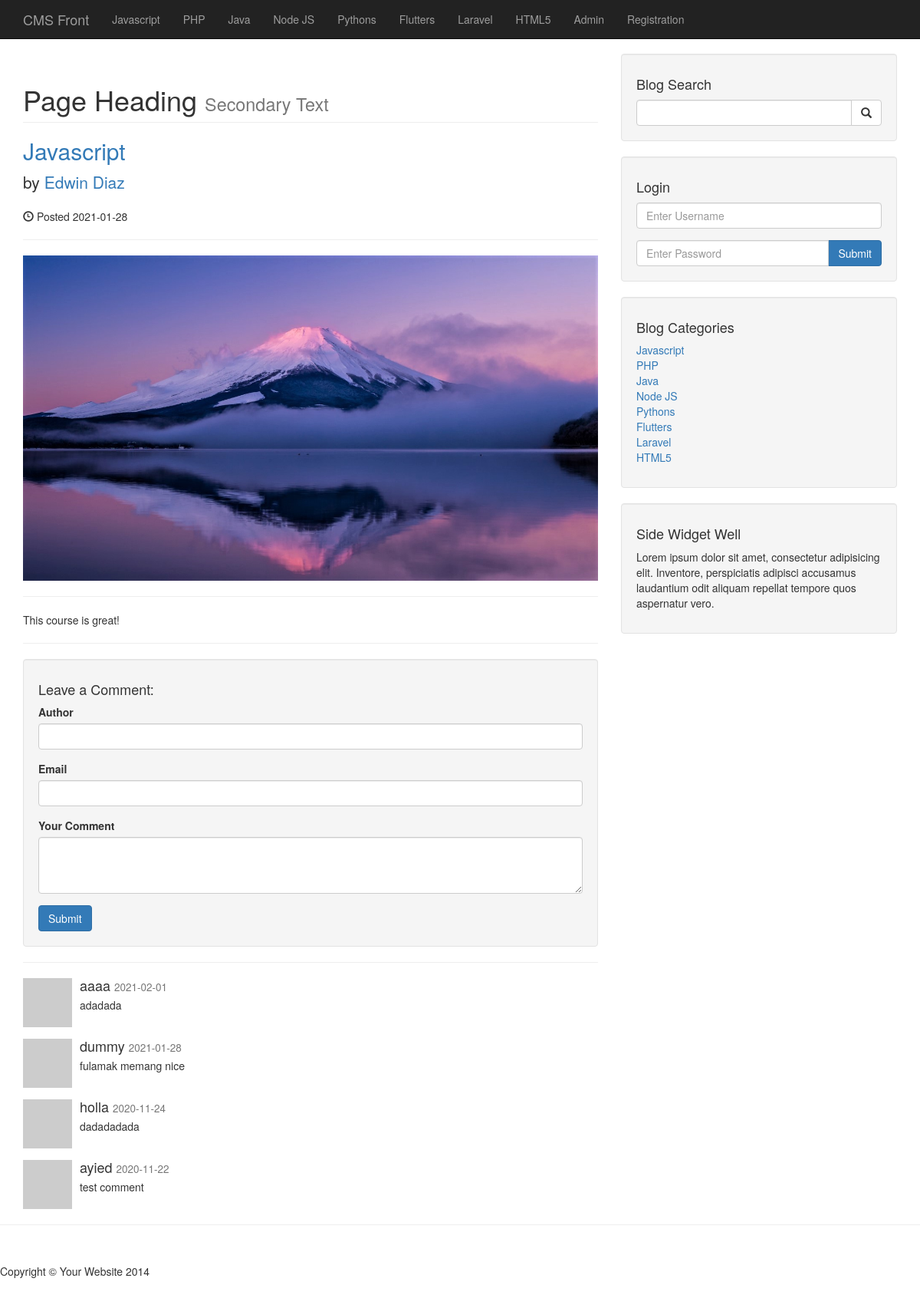
The app's page /post.php?p_id=3 with its own data.
### tables this page shows
CREATE TABLE `categories` (
  `cat_id` int(3) NOT NULL,
  `cat_title` varchar(255) NOT NULL
);

CREATE TABLE `posts` (
  `post_id` int(3) NOT NULL,
  `post_category_id` int(3) NOT NULL,
  `post_title` varchar(255) NOT NULL,
  `post_author` varchar(255) NOT NULL,
  `post_date` date NOT NULL,
  `post_image` text NOT NULL,
  `post_content` text NOT NULL,
  `post_tag` varchar(255) NOT NULL,
  `post_comment_count` int(11) NOT NULL,
  `post_status` varchar(255) NOT NULL DEFAULT 'draft',
  `post_view_count` int(11) NOT NULL
);

CREATE TABLE `comments` (
  `comment_id` int(3) NOT NULL,
  `comment_post_id` int(3) NOT NULL,
  `comment_author` varchar(255) NOT NULL,
  `comment_email` varchar(255) NOT NULL,
  `comment_content` text NOT NULL,
  `comment_status` varchar(255) NOT NULL,
  `comment_date` date NOT NULL
);

### post.php (the view, shortened to what this page needs)
<?php include("includes/header.php"); ?>
<?php include("includes/nav.php"); ?>
    <div class="container">
        <div class="row">
            <div class="col-md-8">
                <?php
                if(isset($_GET['p_id'])){
                    $the_post_id = $_GET['p_id'];
                }
                $query = "SELECT * FROM posts WHERE post_id = $the_post_id";
                $select_all_posts_query = mysqli_query($connection, $query);
                while ($row = mysqli_fetch_assoc($select_all_posts_query)) {
                    $post_title = $row['post_title'];
                    $post_author = $row['post_author'];
                    $post_date = $row['post_date'];
                    $post_image = $row['post_image'];
                    $post_content = $row['post_content'];
                    ?>
                <h1 class="page-header">
                    Page Heading
                    <small>Secondary Text</small>
                </h1>
                <h2>
                    <a href="#"><?php echo $post_title ?></a>
                </h2>
                <p class="lead">
                    by <a href="index.php"><?php echo $post_author ?></a>
                </p>
                <p><span class="glyphicon glyphicon-time"></span> Posted <?php echo $post_date ?></p>
                <hr>
                <img class="img-responsive" src="images/<?php echo $post_image ?>" alt="">
                <hr>
                <p><?php echo $post_content ?></p>
                <hr>
              <?php  } ?>
                <div class="well">
                    <h4>Leave a Comment:</h4>
                    <form action="" method="post" role="form">
                        <div class="form-group">
                            <label for="comment_author">Author</label>
                            <input type="text" class="form-control" name="comment_author">
                        </div>
                        <div class="form-group">
                            <label for="comment_author">Email</label>
                            <input type="email" class="form-control" name="comment_email">
                        </div>
                        <div class="form-group">
                             <label for="comment_content">Your Comment</label>
                            <textarea name="comment_content" class="form-control" rows="3"></textarea>
                        </div>
                        <button type="submit" name="create_comment" class="btn btn-primary">Submit</button>
                    </form>
                </div>
                <hr>
<?php
    $query = "SELECT * FROM comments WHERE comment_post_id = {$the_post_id}";
    $query .= " AND comment_status = 'Approved'";
    $query .= " ORDER BY comment_id DESC ";
    $select_comment_query = mysqli_query($connection, $query);
    while ($row = mysqli_fetch_array($select_comment_query)) {
        $comment_date = $row['comment_date'];
        $comment_content = $row['comment_content'];
        $comment_author = $row['comment_author'];
?>
                <div class="media">
                    <a class="pull-left" href="#">
                        <img class="media-object" src="http://placehold.it/64x64" alt="">
                    </a>
                    <div class="media-body">
                        <h4 class="media-heading"><?php echo $comment_author ?>
                            <small><?php echo $comment_date ?></small>
                        </h4>
                       <?php echo $comment_content ?>
                    </div>
                </div>
<?php } ?>
            </div>
        <?php include("includes/sidebar.php"); ?>
        </div>
</div>
        <hr>
   <?php include("includes/footer.php"); ?>

### includes/header.php (shortened to what this page needs)
<!DOCTYPE html>
<html lang="en">
<head>
    <link href="css/bootstrap.min.css" rel="stylesheet">
    <link href="css/blog-home.css" rel="stylesheet">
    <link href="css/styles.css" rel="stylesheet">
</head>
<body>

### includes/nav.php (shortened to what this page needs)
<nav class="navbar navbar-inverse navbar-fixed-top" role="navigation">
    <div class="container">
        <div class="navbar-header">
            <a class="navbar-brand" href="index.php">CMS Front</a>
        </div>
        <div class="collapse navbar-collapse" id="bs-example-navbar-collapse-1">
            <ul class="nav navbar-nav">
                <?php
                    $query = "SELECT * FROM categories";
                    $select_all_categories_query = mysqli_query($connection, $query);
                    while ($row = mysqli_fetch_assoc($select_all_categories_query)) {
                        $cat_title = $row['cat_title'];
                        echo "<li><a href='#'>{$cat_title}</a></li>";
                    }
                 ?>
                <li>
                    <a href="admin">Admin</a>
                </li>
                <li>
                    <a href="registration.php">Registration</a>
                </li>
            </ul>
        </div>
    </div>
</nav>

### includes/sidebar.php
            <div class="col-md-4">
                <div class="well">
                    <h4>Blog Search</h4>
                    <form action="search.php" method="post">
                    <div class="input-group">
                        <input name="search" type="text" class="form-control">
                        <span class="input-group-btn">
                            <button name="submit" class="btn btn-default" type="submit">
                                <span class="glyphicon glyphicon-search"></span>
                        </button>
                        </span>
                    </div>
                    </form>
                </div>
                <div class="well">
                    <h4>Login</h4>
                    <form action="includes/login.php" method="post">
                    <div class="form-group">
                        <input name="username" type="text" class="form-control" placeholder="Enter Username">
                    </div>
                    <div class="input-group">
                        <input name="password" type="password" class="form-control" placeholder="Enter Password">
                        <span class="input-group-btn">
                            <button class="btn btn-primary" name="login" type="submit">
                                Submit
                            </button>
                        </span>
                    </div>
                    </form>
                </div>
                <div class="well">
<?php
         $query = "SELECT * FROM categories ";
            $select_all_categories_sidebar = mysqli_query($connection, $query);
 ?>
                    <h4>Blog Categories</h4>
                    <div class="row">
                        <div class="col-lg-12">
                            <ul class="list-unstyled">
<?php
                        while ($row = mysqli_fetch_assoc($select_all_categories_sidebar)) {
                            $cat_title = $row['cat_title'];
                            $cat_id = $row['cat_id'];
                            echo "<li><a href='category.php?category=$cat_id'>{$cat_title}</a></li>";
                        }
 ?>
                            </ul>
                        </div>
                    </div>
                </div>
            <?php include "widget.php"; ?>
            </div>

### includes/widget.php
<div class="well">
                <h4>Side Widget Well</h4>
                <p>Lorem ipsum dolor sit amet, consectetur adipisicing elit. Inventore, perspiciatis adipisci accusamus laudantium odit aliquam repellat tempore quos aspernatur vero.</p>
            </div>

### includes/footer.php (shortened to what this page needs)
        <footer>
            <div class="row">
                <div class="col-lg-12">
                    <p>Copyright &copy; Your Website 2014</p>
                </div>
            </div>
        </footer>
</body>
</html>

### css/blog-home.css (style rules this page uses)
body { padding-top: 70px; }
footer { margin: 50px 0; }

### records on screen
categories: cat_title "Javascript"
categories: cat_title "PHP"
categories: cat_title "Java"
categories: cat_title "Node JS"
categories: cat_title "Pythons"
categories: cat_title "Flutters"
categories: cat_title "Laravel"
categories: cat_title "HTML5"
posts: post_title "Javascript", post_author "Edwin Diaz", post_date "2021-01-28", post_image (picture), post_content "This course is great!"
comments: comment_author "aaaa", comment_date "2021-02-01", comment_content "adadada"
comments: comment_author "dummy", comment_date "2021-01-28", comment_content "fulamak memang nice"
comments: comment_author "holla", comment_date "2020-11-24", comment_content "dadadadada"
comments: comment_author "ayied", comment_date "2020-11-22", comment_content "test comment"
